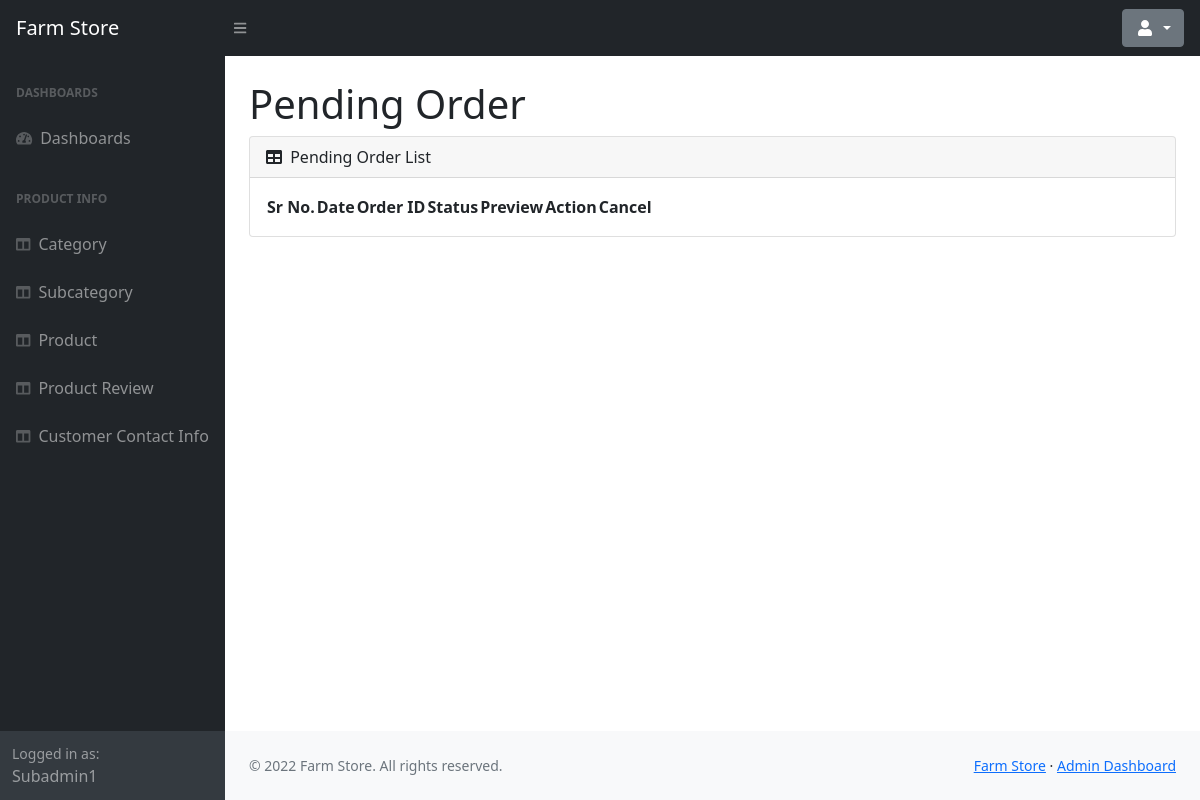
The page /admin/order.php (signed in) on the database as committed earlier.
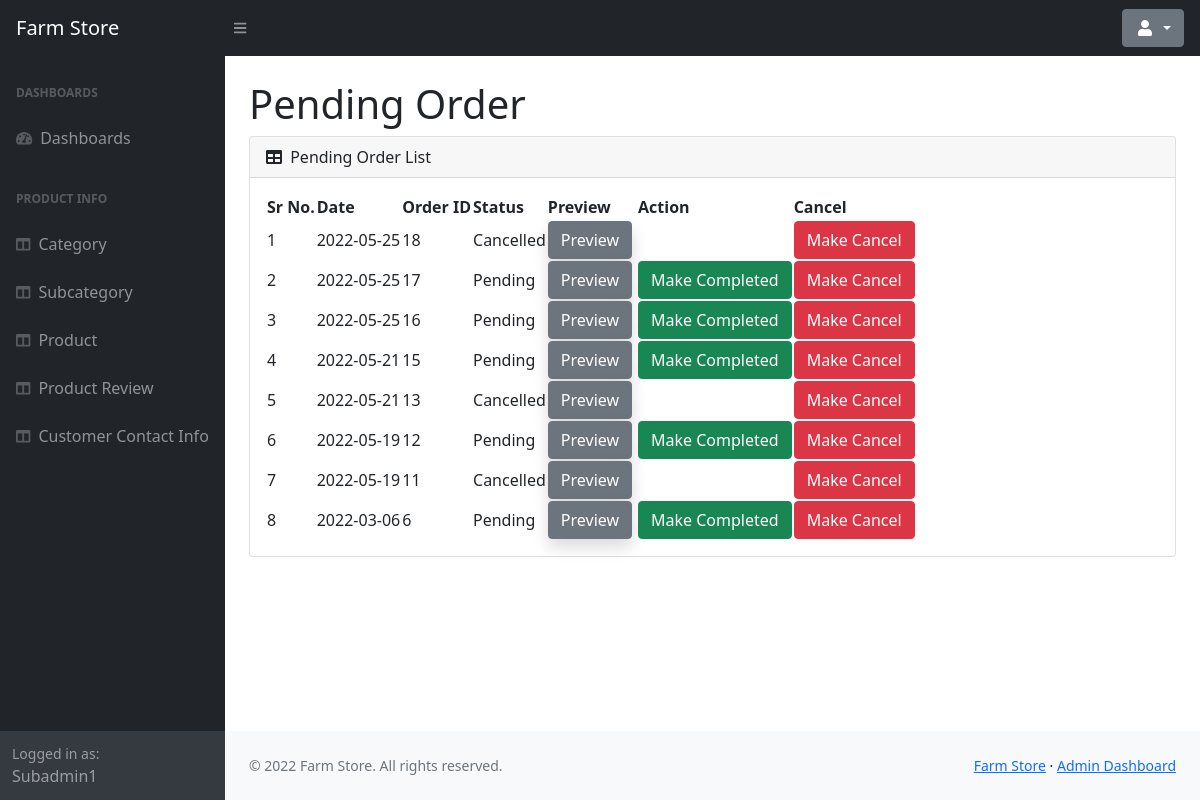
The same page on the database as committed later.
### tables this page shows
CREATE TABLE `orders` (
  `id` int(8) NOT NULL,
  `oid` text NOT NULL,
  `uid` int(11) NOT NULL,
  `pname` text NOT NULL,
  `pid` text NOT NULL,
  `ptype` text NOT NULL,
  `pprice` text NOT NULL,
  `ddate` text NOT NULL,
  `timesloat` text NOT NULL,
  `order_date` date NOT NULL,
  `status` text NOT NULL,
  `qty` text NOT NULL,
  `total` float NOT NULL,
  `rate` int(11) NOT NULL DEFAULT 0,
  `p_method` text DEFAULT NULL,
  `photo` longtext DEFAULT NULL,
  `tax` int(11) NOT NULL DEFAULT 0,
  `address_id` int(11) NOT NULL DEFAULT 0,
  `tid` text DEFAULT NULL
);

### admin/order.php (the view, shortened to what this page needs)
<?php include('../include/dbconfig.php') ?>
<!DOCTYPE html>
<html lang="en">
<head>
    <?php include('include/csslist.php') ?>
</head>
<body class="sb-nav-fixed">
<?php include('include/topbar.php') ?>
<div id="layoutSidenav">
    <div id="layoutSidenav_nav">
        <?php include('include/sidebar.php') ?>
    </div>
    <div id="layoutSidenav_content">
        <main>
            <div class="container-fluid px-4">
                <h1 class="mt-4">Pending Order</h1>
                <div class="row">
                    <div class="col-lg-12">
                        <div class="card mb-4">
                            <div class="card-header">
                                <i class="fas fa-table me-1"></i>
                                Pending Order List
                            </div>
                            <div class="card-body">
                                <table id="datatablesSimple">
                                    <thead>
                                    <tr>
                                        <th>Sr No.</th>
                                        <th>Date</th>
                                        <th>Order ID</th>
                                        <th>Status</th>
                                        <th>Preview</th>
                                        <th>Action</th>
                                        <th>Cancel</th>
                                    </tr>
                                    </thead>
                                    <tbody>
                                    <?php
                                    $sel = $con->query("select * from orders where status !='completed' order by id desc");
                                    $i = 0;
                                    while ($row = $sel->fetch_assoc()) {
                                        $i = $i + 1;
                                        ?>
                                        <tr>
                                            <td><?php echo $i; ?></td>
                                            <td><?php echo $row['order_date']; ?></td>
                                            <td><?php echo $row['id']; ?></td>
                                            <td><?php echo ucfirst($row['status']); ?></td>
                                            <td>
                                                <button class="btn btn-secondary shadow btn-xs sharp mr-1"
                                                        data-toggle="modal" data-target=".bd-example-modal-xl" onclick="showInvoice(<?php echo $row['id']; ?>);">
                                                    Preview
                                                </button>
                                            </td>
                                            <td>
                                                <?php if ($row['status'] != 'completed' and $row['status'] != 'cancelled') { ?>
                                                    <a href="?status=completed&id=<?php echo $row['id']; ?>">
                                                        <button class="btn shadow-z-2 btn-success">Make Completed
                                                        </button>
                                                    </a>
                                                <?php } ?>
                                            </td>
                                            <td>
                                                <?php if ($row['status'] != 'cancelled' or $row['status'] != 'completed') { ?>
                                                    <a href="?status=cancelled&id=<?php echo $row['id']; ?>">
                                                        <button class="btn shadow-z-2 btn-danger">Make Cancel
                                                        </button>
                                                    </a>
                                                <?php } ?>
                                            </td>
                                        </tr>
                                    <?php } ?>
                                    </tbody>
                                </table>
                            </div>
                        </div>
                    </div>
                </div>
            </div>
        </main>
        <?php include('include/footer.php') ?>
    </div>
</div>
</body>
</html>

Rows that differ between the two databases and show on the page:
added orders: order_date "2022-05-25", id "18", status "Cancelled"
added orders: order_date "2022-05-25", id "17", status "Pending"
added orders: order_date "2022-05-25", id "16", status "Pending"
added orders: order_date "2022-05-21", id "15", status "Pending"
added orders: order_date "2022-05-21", id "13", status "Cancelled"
added orders: order_date "2022-05-19", id "12", status "Pending"
added orders: order_date "2022-05-19", id "11", status "Cancelled"
added orders: order_date "2022-03-06", id "6", status "Pending"
